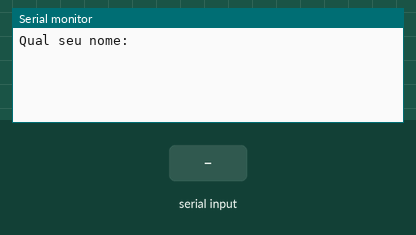
Recording of a sketch running on a simulated Arduino Uno, built with avr-gcc and run on an emulated ATmega328P. Parts: the last lines printed to the serial monitor. The inputs (shaded band) are chosen by the test bench.

Above: at 1.2 s.
1.3 s: "90,45\n" received over Serial
At 3.5 s:
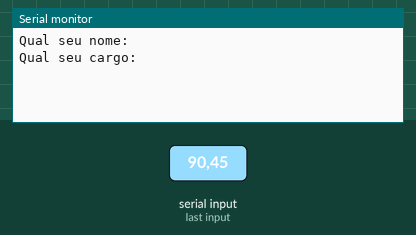
3.8 s: "30,150\n" received over Serial
At 5.4 s:
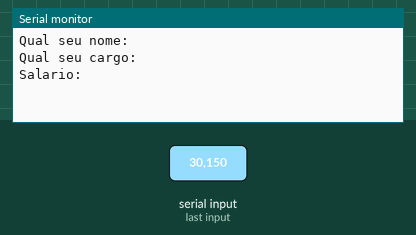
6.3 s: "5\n" received over Serial
At 8.7 s:
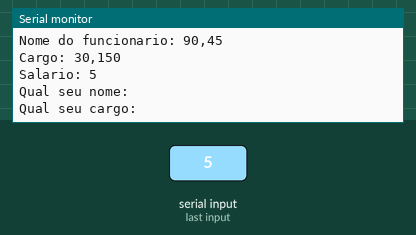

Measured:
- after the input at 1.3 s, the serial monitor: prints a new line after 1.0 s (image 1)
- after the input at 3.8 s, the serial monitor: prints a new line after 1.0 s (image 2)
- after the input at 6.3 s, the serial monitor: prints a new line at once (image 3)

The sketch:

exercicio_81.ino
```cpp
String nome = "";
String cargo = "";
long salario = 0;

void setup() {
  Serial.begin(9600);
}

void loop() {
  Serial.println("Qual seu nome:");
  while (!Serial.available());
  nome = Serial.readString();

  Serial.println("Qual seu cargo:");
  while (!Serial.available());
  cargo = Serial.readString();

  Serial.println("Salario:");
  while (!Serial.available());
  salario = Serial.parseInt();

  if (salario <= 1000) {
    salario = salario * 1.1;
  } else {
    Serial.println("Sem acrescimos no salario");
  }
  Serial.println("Nome do funcionario: " + String(nome));
  Serial.println("Cargo: " + String(cargo));
  Serial.println("Salario: " + String(salario));
}
```
